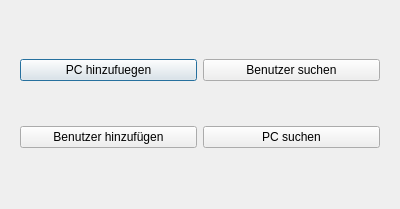
<?xml version="1.0" encoding="UTF-8"?>
<ui version="4.0">
 <class>mainwindow_2</class>
 <widget class="QDialog" name="mainwindow_2">
  <property name="geometry">
   <rect>
    <x>0</x>
    <y>0</y>
    <width>400</width>
    <height>209</height>
   </rect>
  </property>
  <property name="windowTitle">
   <string>Dialog</string>
  </property>
  <layout class="QGridLayout" name="gridLayout">
   <item row="0" column="0">
    <widget class="QWidget" name="widget" native="true">
     <layout class="QGridLayout" name="gridLayout_2">
      <item row="0" column="0">
       <widget class="QPushButton" name="addPC">
        <property name="text">
         <string>PC hinzufuegen</string>
        </property>
       </widget>
      </item>
      <item row="0" column="1">
       <widget class="QPushButton" name="searchUser">
        <property name="text">
         <string>Benutzer suchen</string>
        </property>
       </widget>
      </item>
      <item row="1" column="0">
       <widget class="QPushButton" name="addUser">
        <property name="text">
         <string>Benutzer hinzufügen</string>
        </property>
       </widget>
      </item>
      <item row="1" column="1">
       <widget class="QPushButton" name="pushButton_4">
        <property name="text">
         <string>PC suchen</string>
        </property>
       </widget>
      </item>
     </layout>
    </widget>
   </item>
  </layout>
 </widget>
 <resources/>
 <connections/>
</ui>
